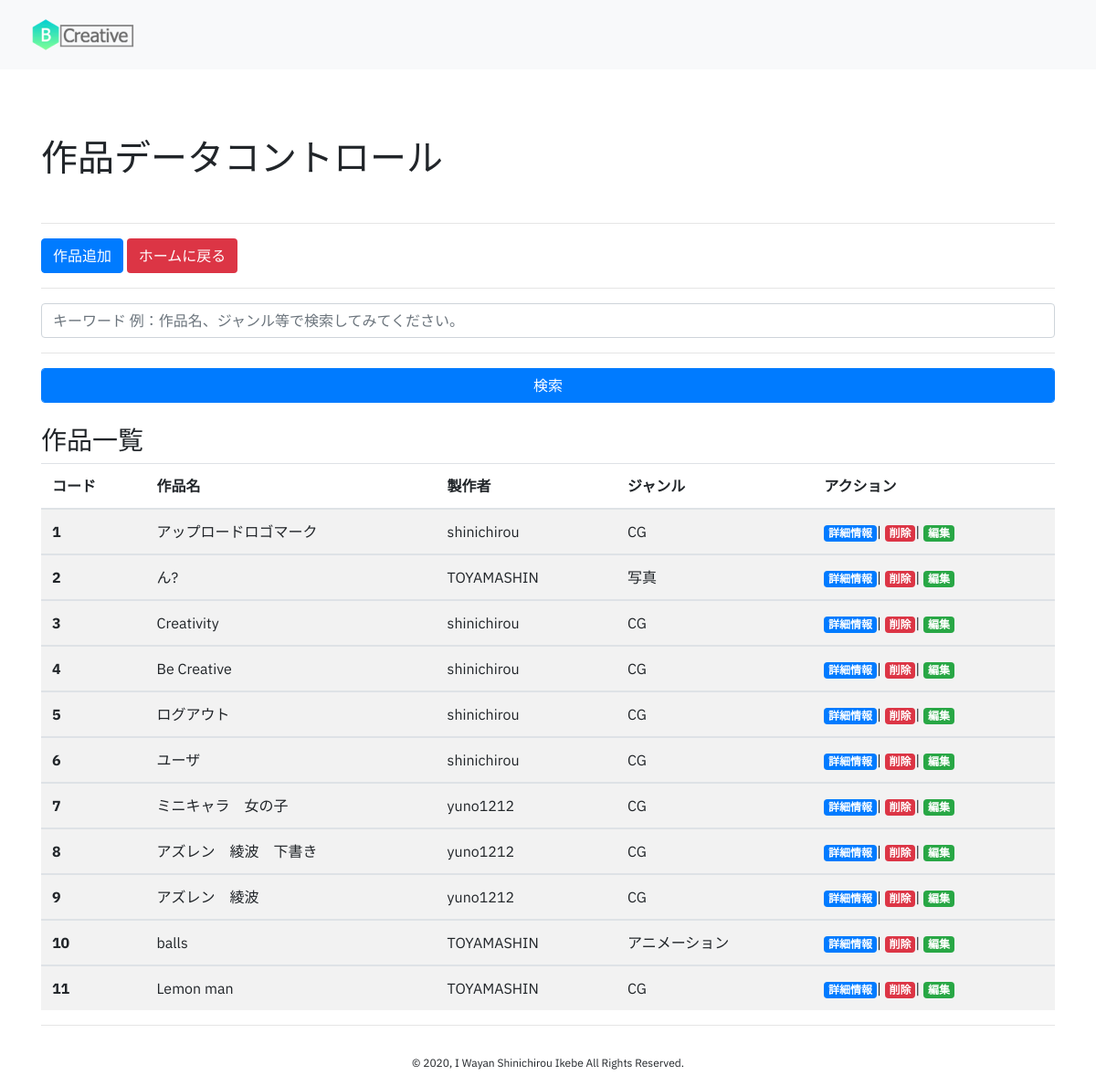
/public/dashboard/sakuhin_control (signed in), run on the app's committed database.
### tables this page shows
CREATE TABLE `upload` (
  `code` int(11) NOT NULL,
  `username` varchar(15) DEFAULT NULL,
  `sakuhinmei` varchar(100) DEFAULT NULL,
  `concept` text,
  `hiduke` timestamp NOT NULL DEFAULT CURRENT_TIMESTAMP,
  `file_name` varchar(255) DEFAULT NULL,
  `genre` varchar(100) DEFAULT NULL
);

### app/core/Controller.php (called while the page is built, shortened)
<?php
class Controller
{
	public function view($view , $data = []){
		require_once '../app/views/' . $view . '.php';
	}
	public function model($model){
		return new $model;
	}
}

### app/controllers/dashboard.php (called while the page is built, shortened)
<?php
Class Dashboard extends Controller{
	public function sakuhin_control(){
		$data['title']="ユーザ情報";
		$data['link']="dashboard";
		$data['sakuhin_data']=$this->model('Sakuhin_model')->getAllDataSakuhin();
		$this->view('templates/dashboard_header',$data);
		$this->view('dashboard/sakuhin_control',$data);
		$this->view('templates/footer');
	}
}
?>

### app/core/App.php (called while the page is built, shortened)
<?php
class App
{
	protected $method ='index';
	protected $params = [];
	public function __construct()
	{
		$url = $this->parseURL();
		if(file_exists('../app/controllers/' . $url[0] . '.php'))
		{
			unset($url[0]);
		}
		$this->controller = new $this->controller;
		if(isset($url[1]))
		{
			if(method_exists($this->controller, $url[1])){
				$this->method = $url[1];
			}
		}
		call_user_func_array([$this->controller,$this->method],$this->params);
	}
	public function parseURL()
	{
		if(isset($_GET['url']))
		{
			$url = rtrim($_GET['url'],'/');
			$url = filter_var($url,FILTER_SANITIZE_URL);
			$url = explode('/',$url);
			return $url;
		}
	}
}

### public/index.php (called while the page is built, shortened)
<?php
$app = new App;
?>

### app/core/database.php (called while the page is built, shortened)
<?php
class database{
	private $host = DB_HOST;
	private $pass = DB_PASS;
	private $user = DB_USER;
	private $name = DB_NAME;
	private $charset = DB_CHARSET;
	private $dbh;
	private $stmt;
	public function __construct()
	{
		$dsn = 'mysql:host=' . $this->host. ';dbname=' . $this->name. ';charset=' . $this->charset. '';
		$option = [PDO::ATTR_PERSISTENT => true,PDO::ATTR_ERRMODE => PDO::ERRMODE_EXCEPTION];
		try{
			$this->dbh = new PDO($dsn,$this->user,$this->pass,$option);
		}
		catch(PDOException $e){
			die($error->getMessage());
		}
	}
	public function query($query)
	{
		$this->stmt = $this->dbh->prepare($query);
	}
	public function execute()
	{
		$this->stmt->execute();
	}
	public function resultSet()
	{
		$this->execute();
		return $this->stmt->fetchAll(PDO::FETCH_ASSOC);
	}
}

### app/models/Sakuhin_model.php (called while the page is built, shortened)
<?php
class Sakuhin_model
{
	private $table = 'upload';
	private $db;
	public function __construct()
	{
		$this->db = new Database;
	}
	public function getAllDataSakuhin()
	{
		$this->db->query('SELECT * FROM ' . $this->table);
		return $this->db->resultSet();
	}
}

### app/views/dashboard/sakuhin_control.php (the view, shortened to what this page needs)
<div class="container mt-5">
	<h1>作品データコントロール</h1>
	<br>
	<hr>
	<div class="row">
		<div class="col-lg-6">
			<button type="button" class="btn btn-primary" data-toggle="modal" id="_addDataSakuhin" data-target="#formModal">
  			作品追加
			</button>
			<a href="<?=BASEURL?>/dashboard"><button type="button" class="btn badge-danger">ホームに戻る</button></a>
		</div>
	</div>
	<hr>
			<form action="<?=BASEURL?>/dashboard/searchSakuhinDashboard" method="post">
				<input type="text" class="form-control" name="search" id="search" value="" required placeholder="キーワード 例：作品名、ジャンル等で検索してみてください。">
				<hr>
				<button type="submit" class="btn btn-primary form-control" id="searchData">
					検索
				</button>
			</form>
	<br>
	    <h3>作品一覧</h3>
	    <table class="table table-striped">
				  <thead>
				    <tr>
				      <th scope="col">コード</th>
				      <th scope="col">作品名</th>
				      <th scope="col">製作者</th>
				      <th scope="col">ジャンル</th>
				      <th scope="col">アクション</th>
				    </tr>
				  </thead>
			<?php foreach($data['sakuhin_data'] as $sakuhin):?>
				  <tbody>
				    <tr>
				      <th scope="row"><?= $sakuhin['code'];?></th>
				      <td><?= $sakuhin['sakuhinmei'];?></td>
				      <td><?= $sakuhin['username'];?></td>
				      <td><?= $sakuhin['genre'];?></td>
				      <td>
				      	<a href="<?= BASEURL;?>/dashboard/detailsSakuhinDashboard/<?= $sakuhin['code']?>" class="badge badge-primary">詳細情報</a>|
						<a href="<?= BASEURL;?>/dashboard/deleteDataSakuhinDasboard/<?= $sakuhin['code']?>/<?= $sakuhin['file_name'];?>" class="badge badge-danger" onclick="return confirm('データを削除しますか？');">削除</a>|
						<a href="" data-code="<?= $sakuhin['code'];?>" data-id="$sakuhin['username'];?>" class="_showUpdateModalSakuhin badge badge-success" data-toggle="modal" data-target="#formModal">編集</a>
				      </td>
				    </tr>
				  </tbody>
			<?php endforeach;?>
		</table>
		<hr>
</div>

### app/views/templates/dashboard_header.php (shortened to what this page needs)
<!DOCTYPE html>
<html>
<head>
	<link rel="stylesheet" href="https://stackpath.bootstrapcdn.com/bootstrap/4.3.1/css/bootstrap.min.css">
  <link rel="stylesheet" href="<?= BASEURL;?>/css/bootstrap.css">
  <link rel="stylesheet" href="<?= BASEURL;?>/css/style.css">
</head>
<body>
<nav class="navbar navbar-expand-lg navbar-light bg-light">
  	<div class="container-fluid">
      <a class="navbar-brand" href="<?= BASEURL;?>/<?=$data['link'];?>"><img src="<?= BASEURL;?>/img/logos.png"></a>
    </div>
</nav>
<br>

### app/views/templates/footer.php (shortened to what this page needs)
<footer>
	<div class="footers container-fluid" style="">
	© 2020, I Wayan Shinichirou Ikebe All Rights Reserved.
	</div>
</footer>
</body>
</html>

### public/css/style.css (style rules this page uses)
nav { position: fixed; }
body { font-family: 'IBM Plex Sans', sans-serif; }
.footers { display: flex; justify-content: center; align-items: center; height: 50px; font-size: 12px; bottom: 0; }

### data on the page
upload: code "1", sakuhinmei "アップロードロゴマーク", username "shinichirou", genre "CG"
upload: code "2", sakuhinmei "ん?", username "TOYAMASHIN", genre "写真"
upload: code "3", sakuhinmei "Creativity", username "shinichirou", genre "CG"
upload: code "4", sakuhinmei "Be Creative", username "shinichirou", genre "CG"
upload: code "5", sakuhinmei "ログアウト", username "shinichirou", genre "CG"
upload: code "6", sakuhinmei "ユーザ", username "shinichirou", genre "CG"
upload: code "7", sakuhinmei "ミニキャラ 女の子", username "yuno1212", genre "CG"
upload: code "8", sakuhinmei "アズレン 綾波 下書き", username "yuno1212", genre "CG"
upload: code "9", sakuhinmei "アズレン 綾波", username "yuno1212", genre "CG"
upload: code "10", sakuhinmei "balls", username "TOYAMASHIN", genre "アニメーション"
upload: code "11", sakuhinmei "Lemon man", username "TOYAMASHIN", genre "CG"
